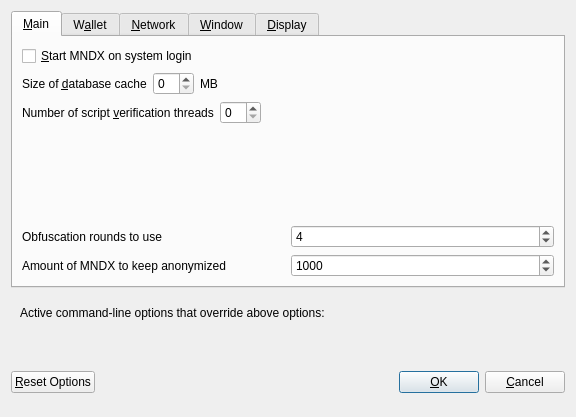
<?xml version="1.0" encoding="UTF-8"?>
<ui version="4.0">
 <class>OptionsDialog</class>
 <widget class="QDialog" name="OptionsDialog">
  <property name="geometry">
   <rect>
    <x>0</x>
    <y>0</y>
    <width>576</width>
    <height>417</height>
   </rect>
  </property>
  <property name="windowTitle">
   <string>Options</string>
  </property>
  <property name="modal">
   <bool>true</bool>
  </property>
  <layout class="QVBoxLayout" name="verticalLayout">
   <item>
    <widget class="QTabWidget" name="tabWidget">
     <property name="currentIndex">
      <number>0</number>
     </property>
     <widget class="QWidget" name="tabMain">
      <attribute name="title">
       <string>&amp;Main</string>
      </attribute>
      <layout class="QVBoxLayout" name="verticalLayout_Main">
       <item>
        <widget class="QCheckBox" name="bitcoinAtStartup">
         <property name="toolTip">
          <string>Automatically start MNDX after logging in to the system.</string>
         </property>
         <property name="text">
          <string>&amp;Start MNDX on system login</string>
         </property>
        </widget>
       </item>
       <item>
        <layout class="QHBoxLayout" name="horizontalLayout_2_Main">
         <item>
          <widget class="QLabel" name="databaseCacheLabel">
           <property name="text">
            <string>Size of &amp;database cache</string>
           </property>
           <property name="textFormat">
            <enum>Qt::PlainText</enum>
           </property>
           <property name="buddy">
            <cstring>databaseCache</cstring>
           </property>
          </widget>
         </item>
         <item>
          <widget class="QSpinBox" name="databaseCache"/>
         </item>
         <item>
          <widget class="QLabel" name="databaseCacheUnitLabel">
           <property name="text">
            <string>MB</string>
           </property>
           <property name="textFormat">
            <enum>Qt::PlainText</enum>
           </property>
          </widget>
         </item>
         <item>
          <spacer name="horizontalSpacer_2_Main">
           <property name="orientation">
            <enum>Qt::Horizontal</enum>
           </property>
           <property name="sizeHint" stdset="0">
            <size>
             <width>40</width>
             <height>20</height>
            </size>
           </property>
          </spacer>
         </item>
        </layout>
       </item>
       <item>
        <layout class="QHBoxLayout" name="horizontalLayout_3_Main">
         <item>
          <widget class="QLabel" name="threadsScriptVerifLabel">
           <property name="text">
            <string>Number of script &amp;verification threads</string>
           </property>
           <property name="textFormat">
            <enum>Qt::PlainText</enum>
           </property>
           <property name="buddy">
            <cstring>threadsScriptVerif</cstring>
           </property>
          </widget>
         </item>
         <item>
          <widget class="QSpinBox" name="threadsScriptVerif">
           <property name="toolTip">
            <string>(0 = auto, &lt;0 = leave that many cores free)</string>
           </property>
          </widget>
         </item>
         <item>
          <spacer name="horizontalSpacer_3_Main">
           <property name="orientation">
            <enum>Qt::Horizontal</enum>
           </property>
           <property name="sizeHint" stdset="0">
            <size>
             <width>40</width>
             <height>20</height>
            </size>
           </property>
          </spacer>
         </item>
        </layout>
       </item>
       <item>
        <spacer name="verticalSpacer_Main">
         <property name="orientation">
          <enum>Qt::Vertical</enum>
         </property>
         <property name="sizeHint" stdset="0">
          <size>
           <width>20</width>
           <height>40</height>
          </size>
         </property>
        </spacer>
       </item>
       <item>
        <layout class="QHBoxLayout" name="horizontalLayout_4_Main">
         <item>
          <widget class="QLabel" name="label">
           <property name="toolTip">
            <string>This setting determines the amount of individual masternodes that an input will be anonymized through.&lt;br/&gt;More rounds of anonymization gives a higher degree of privacy, but also costs more in fees.</string>
           </property>
           <property name="text">
            <string>Obfuscation rounds to use</string>
           </property>
          </widget>
         </item>
         <item>
          <widget class="QSpinBox" name="obfuscationRounds">
           <property name="minimum">
            <number>2</number>
           </property>
           <property name="maximum">
            <number>8</number>
           </property>
           <property name="value">
            <number>4</number>
           </property>
          </widget>
         </item>
        </layout>
       </item>
       <item>
        <layout class="QHBoxLayout" name="horizontalLayout">
         <item>
          <widget class="QLabel" name="label_2">
           <property name="toolTip">
            <string>This amount acts as a threshold to turn off Obfuscation once it's reached.</string>
           </property>
           <property name="statusTip">
            <string notr="true"/>
           </property>
           <property name="whatsThis">
            <string notr="true"/>
           </property>
           <property name="accessibleName">
            <string notr="true"/>
           </property>
           <property name="accessibleDescription">
            <string notr="true"/>
           </property>
           <property name="text">
            <string>Amount of MNDX to keep anonymized</string>
           </property>
          </widget>
         </item>
         <item>
          <widget class="QSpinBox" name="anonymizeMndx">
           <property name="minimum">
            <number>100</number>
           </property>
           <property name="maximum">
            <number>100000</number>
           </property>
           <property name="singleStep">
            <number>100</number>
           </property>
           <property name="value">
            <number>1000</number>
           </property>
          </widget>
         </item>
        </layout>
       </item>
      </layout>
     </widget>
     <widget class="QWidget" name="tabWallet">
      <attribute name="title">
       <string>W&amp;allet</string>
      </attribute>
      <layout class="QVBoxLayout" name="verticalLayout_Wallet">
       <item>
        <widget class="QGroupBox" name="groupBox">
         <property name="title">
          <string>Expert</string>
         </property>
         <layout class="QVBoxLayout" name="verticalLayout_2">
          <item>
           <widget class="QCheckBox" name="coinControlFeatures">
            <property name="toolTip">
             <string>Whether to show coin control features or not.</string>
            </property>
            <property name="text">
             <string>Enable coin &amp;control features</string>
            </property>
           </widget>
          </item>
          <item>
           <widget class="QCheckBox" name="showMasternodesTab">
            <property name="toolTip">
             <string>Show additional tab listing all your masternodes in first sub-tab&lt;br/&gt;and all masternodes on the network in second sub-tab.</string>
            </property>
            <property name="text">
             <string>Show Masternodes Tab</string>
            </property>
           </widget>
          </item>
          <item>
           <widget class="QCheckBox" name="spendZeroConfChange">
            <property name="toolTip">
             <string>If you disable the spending of unconfirmed change, the change from a transaction&lt;br/&gt;cannot be used until that transaction has at least one confirmation.&lt;br/&gt;This also affects how your balance is computed.</string>
            </property>
            <property name="text">
             <string>&amp;Spend unconfirmed change</string>
            </property>
           </widget>
          </item>
         </layout>
        </widget>
       </item>
       <item>
        <spacer name="verticalSpacer_Wallet">
         <property name="orientation">
          <enum>Qt::Vertical</enum>
         </property>
         <property name="sizeHint" stdset="0">
          <size>
           <width>20</width>
           <height>40</height>
          </size>
         </property>
        </spacer>
       </item>
      </layout>
     </widget>
     <widget class="QWidget" name="tabNetwork">
      <attribute name="title">
       <string>&amp;Network</string>
      </attribute>
      <layout class="QVBoxLayout" name="verticalLayout_Network">
       <item>
        <widget class="QCheckBox" name="mapPortUpnp">
         <property name="toolTip">
          <string>Automatically open the MNDX client port on the router. This only works when your router supports UPnP and it is enabled.</string>
         </property>
         <property name="text">
          <string>Map port using &amp;UPnP</string>
         </property>
        </widget>
       </item>
       <item>
        <widget class="QCheckBox" name="allowIncoming">
         <property name="toolTip">
          <string>Accept connections from outside</string>
         </property>
         <property name="text">
          <string>Allow incoming connections</string>
         </property>
        </widget>
       </item>
       <item>
        <widget class="QCheckBox" name="connectSocks">
         <property name="toolTip">
          <string>Connect to the MNDX network through a SOCKS5 proxy.</string>
         </property>
         <property name="text">
          <string>&amp;Connect through SOCKS5 proxy (default proxy):</string>
         </property>
        </widget>
       </item>
       <item>
        <layout class="QHBoxLayout" name="horizontalLayout_1_Network">
         <item>
          <widget class="QLabel" name="proxyIpLabel">
           <property name="text">
            <string>Proxy &amp;IP:</string>
           </property>
           <property name="textFormat">
            <enum>Qt::PlainText</enum>
           </property>
           <property name="buddy">
            <cstring>proxyIp</cstring>
           </property>
          </widget>
         </item>
         <item>
          <widget class="QValidatedLineEdit" name="proxyIp">
           <property name="minimumSize">
            <size>
             <width>140</width>
             <height>0</height>
            </size>
           </property>
           <property name="maximumSize">
            <size>
             <width>140</width>
             <height>16777215</height>
            </size>
           </property>
           <property name="toolTip">
            <string>IP address of the proxy (e.g. IPv4: 127.0.0.1 / IPv6: ::1)</string>
           </property>
          </widget>
         </item>
         <item>
          <widget class="QLabel" name="proxyPortLabel">
           <property name="text">
            <string>&amp;Port:</string>
           </property>
           <property name="textFormat">
            <enum>Qt::PlainText</enum>
           </property>
           <property name="buddy">
            <cstring>proxyPort</cstring>
           </property>
          </widget>
         </item>
         <item>
          <widget class="QLineEdit" name="proxyPort">
           <property name="minimumSize">
            <size>
             <width>55</width>
             <height>0</height>
            </size>
           </property>
           <property name="maximumSize">
            <size>
             <width>55</width>
             <height>16777215</height>
            </size>
           </property>
           <property name="toolTip">
            <string>Port of the proxy (e.g. 9050)</string>
           </property>
          </widget>
         </item>
         <item>
          <spacer name="horizontalSpacer_1_Network">
           <property name="orientation">
            <enum>Qt::Horizontal</enum>
           </property>
           <property name="sizeHint" stdset="0">
            <size>
             <width>40</width>
             <height>20</height>
            </size>
           </property>
          </spacer>
         </item>
        </layout>
       </item>
       <item>
        <spacer name="verticalSpacer_Network">
         <property name="orientation">
          <enum>Qt::Vertical</enum>
         </property>
         <property name="sizeHint" stdset="0">
          <size>
           <width>20</width>
           <height>40</height>
          </size>
         </property>
        </spacer>
       </item>
      </layout>
     </widget>
     <widget class="QWidget" name="tabWindow">
      <attribute name="title">
       <string>&amp;Window</string>
      </attribute>
      <layout class="QVBoxLayout" name="verticalLayout_Window">
       <item>
        <widget class="QCheckBox" name="minimizeToTray">
         <property name="toolTip">
          <string>Show only a tray icon after minimizing the window.</string>
         </property>
         <property name="text">
          <string>&amp;Minimize to the tray instead of the taskbar</string>
         </property>
        </widget>
       </item>
       <item>
        <widget class="QCheckBox" name="minimizeOnClose">
         <property name="toolTip">
          <string>Minimize instead of exit the application when the window is closed. When this option is enabled, the application will be closed only after selecting Quit in the menu.</string>
         </property>
         <property name="text">
          <string>M&amp;inimize on close</string>
         </property>
        </widget>
       </item>
       <item>
        <spacer name="verticalSpacer_Window">
         <property name="orientation">
          <enum>Qt::Vertical</enum>
         </property>
         <property name="sizeHint" stdset="0">
          <size>
           <width>20</width>
           <height>40</height>
          </size>
         </property>
        </spacer>
       </item>
      </layout>
     </widget>
     <widget class="QWidget" name="tabDisplay">
      <attribute name="title">
       <string>&amp;Display</string>
      </attribute>
      <layout class="QVBoxLayout" name="verticalLayout_Display">
       <item>
        <layout class="QHBoxLayout" name="horizontalLayout_1_Display">
         <item>
          <widget class="QLabel" name="langLabel">
           <property name="text">
            <string>User Interface &amp;language:</string>
           </property>
           <property name="textFormat">
            <enum>Qt::PlainText</enum>
           </property>
           <property name="buddy">
            <cstring>lang</cstring>
           </property>
          </widget>
         </item>
         <item>
          <widget class="QValueComboBox" name="lang">
           <property name="toolTip">
            <string>The user interface language can be set here. This setting will take effect after restarting MNDX.</string>
           </property>
          </widget>
         </item>
        </layout>
       </item>
       <item>
        <widget class="QLabel" name="label_3">
         <property name="toolTip">
          <string notr="true"/>
         </property>
         <property name="statusTip">
          <string notr="true"/>
         </property>
         <property name="whatsThis">
          <string notr="true"/>
         </property>
         <property name="accessibleName">
          <string notr="true"/>
         </property>
         <property name="text">
          <string>Language missing or translation incomplete? Help contributing translations here:
https://www.transifex.com/mndxproject/mndxcoin-translations</string>
         </property>
         <property name="wordWrap">
          <bool>true</bool>
         </property>
         <property name="openExternalLinks">
          <bool>true</bool>
         </property>
         <property name="textInteractionFlags">
          <set>Qt::TextBrowserInteraction</set>
         </property>
        </widget>
       </item>
       <item>
        <layout class="QHBoxLayout" name="horizontalLayout_4_Display" stretch="0,0">
         <item>
          <widget class="QLabel" name="themeLabel">
           <property name="text">
            <string>User Interface Theme:</string>
           </property>
          </widget>
         </item>
         <item>
          <widget class="QValueComboBox" name="theme"/>
         </item>
        </layout>
       </item>
       <item>
        <widget class="Line" name="line">
         <property name="orientation">
          <enum>Qt::Horizontal</enum>
         </property>
        </widget>
       </item>
       <item>
        <layout class="QHBoxLayout" name="horizontalLayout_2_Display">
         <item>
          <widget class="QLabel" name="unitLabel">
           <property name="text">
            <string>&amp;Unit to show amounts in:</string>
           </property>
           <property name="textFormat">
            <enum>Qt::PlainText</enum>
           </property>
           <property name="buddy">
            <cstring>unit</cstring>
           </property>
          </widget>
         </item>
         <item>
          <widget class="QValueComboBox" name="unit">
           <property name="toolTip">
            <string>Choose the default subdivision unit to show in the interface and when sending coins.</string>
           </property>
          </widget>
         </item>
        </layout>
       </item>
       <item>
        <layout class="QHBoxLayout" name="horizontalLayout_5_Display">
         <item>
          <widget class="QLabel" name="digitsLabel">
           <property name="text">
            <string>Decimal digits</string>
           </property>
          </widget>
         </item>
         <item>
          <widget class="QValueComboBox" name="digits"/>
         </item>
        </layout>
       </item>
       <item>
        <layout class="QHBoxLayout" name="horizontalLayout_3_Display">
         <item>
          <widget class="QLabel" name="thirdPartyTxUrlsLabel">
           <property name="toolTip">
            <string>Third party URLs (e.g. a block explorer) that appear in the transactions tab as context menu items. %s in the URL is replaced by transaction hash. Multiple URLs are separated by vertical bar |.</string>
           </property>
           <property name="text">
            <string>Third party transaction URLs</string>
           </property>
           <property name="buddy">
            <cstring>thirdPartyTxUrls</cstring>
           </property>
          </widget>
         </item>
         <item>
          <widget class="QLineEdit" name="thirdPartyTxUrls">
           <property name="toolTip">
            <string>Third party URLs (e.g. a block explorer) that appear in the transactions tab as context menu items. %s in the URL is replaced by transaction hash. Multiple URLs are separated by vertical bar |.</string>
           </property>
          </widget>
         </item>
        </layout>
       </item>
       <item>
        <spacer name="verticalSpacer">
         <property name="orientation">
          <enum>Qt::Vertical</enum>
         </property>
         <property name="sizeHint" stdset="0">
          <size>
           <width>20</width>
           <height>40</height>
          </size>
         </property>
        </spacer>
       </item>
      </layout>
     </widget>
    </widget>
   </item>
   <item>
    <widget class="QFrame" name="frame">
     <layout class="QVBoxLayout" name="verticalLayout_Bottom">
      <item>
       <layout class="QHBoxLayout" name="horizontalLayout_Bottom">
        <item>
         <widget class="QLabel" name="overriddenByCommandLineInfoLabel">
          <property name="text">
           <string>Active command-line options that override above options:</string>
          </property>
          <property name="textFormat">
           <enum>Qt::PlainText</enum>
          </property>
         </widget>
        </item>
        <item>
         <spacer name="horizontalSpacer_Bottom">
          <property name="orientation">
           <enum>Qt::Horizontal</enum>
          </property>
          <property name="sizeHint" stdset="0">
           <size>
            <width>40</width>
            <height>20</height>
           </size>
          </property>
         </spacer>
        </item>
       </layout>
      </item>
      <item>
       <widget class="QLabel" name="overriddenByCommandLineLabel">
        <property name="text">
         <string/>
        </property>
        <property name="textFormat">
         <enum>Qt::PlainText</enum>
        </property>
        <property name="wordWrap">
         <bool>true</bool>
        </property>
       </widget>
      </item>
     </layout>
    </widget>
   </item>
   <item>
    <layout class="QHBoxLayout" name="horizontalLayout_Buttons">
     <item>
      <widget class="QPushButton" name="resetButton">
       <property name="toolTip">
        <string>Reset all client options to default.</string>
       </property>
       <property name="text">
        <string>&amp;Reset Options</string>
       </property>
       <property name="autoDefault">
        <bool>false</bool>
       </property>
      </widget>
     </item>
     <item>
      <spacer name="horizontalSpacer_1">
       <property name="orientation">
        <enum>Qt::Horizontal</enum>
       </property>
       <property name="sizeHint" stdset="0">
        <size>
         <width>40</width>
         <height>48</height>
        </size>
       </property>
      </spacer>
     </item>
     <item>
      <widget class="QLabel" name="statusLabel">
       <property name="minimumSize">
        <size>
         <width>200</width>
         <height>0</height>
        </size>
       </property>
       <property name="font">
        <font>
         <weight>75</weight>
         <bold>true</bold>
        </font>
       </property>
       <property name="text">
        <string/>
       </property>
       <property name="textFormat">
        <enum>Qt::PlainText</enum>
       </property>
       <property name="wordWrap">
        <bool>true</bool>
       </property>
      </widget>
     </item>
     <item>
      <spacer name="horizontalSpacer_2">
       <property name="orientation">
        <enum>Qt::Horizontal</enum>
       </property>
       <property name="sizeHint" stdset="0">
        <size>
         <width>40</width>
         <height>48</height>
        </size>
       </property>
      </spacer>
     </item>
     <item>
      <widget class="QPushButton" name="okButton">
       <property name="text">
        <string>&amp;OK</string>
       </property>
       <property name="autoDefault">
        <bool>false</bool>
       </property>
       <property name="default">
        <bool>true</bool>
       </property>
      </widget>
     </item>
     <item>
      <widget class="QPushButton" name="cancelButton">
       <property name="text">
        <string>&amp;Cancel</string>
       </property>
       <property name="autoDefault">
        <bool>false</bool>
       </property>
      </widget>
     </item>
    </layout>
   </item>
  </layout>
 </widget>
 <customwidgets>
  <customwidget>
   <class>QValidatedLineEdit</class>
   <extends>QLineEdit</extends>
   <header>qvalidatedlineedit.h</header>
  </customwidget>
  <customwidget>
   <class>QValueComboBox</class>
   <extends>QComboBox</extends>
   <header>qvaluecombobox.h</header>
  </customwidget>
 </customwidgets>
 <resources/>
 <connections/>
</ui>
